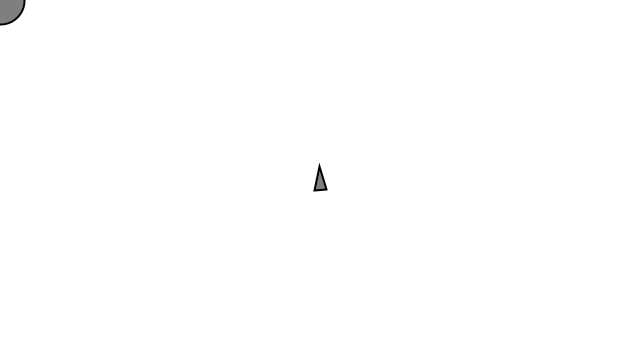
Frame 1 (no input)
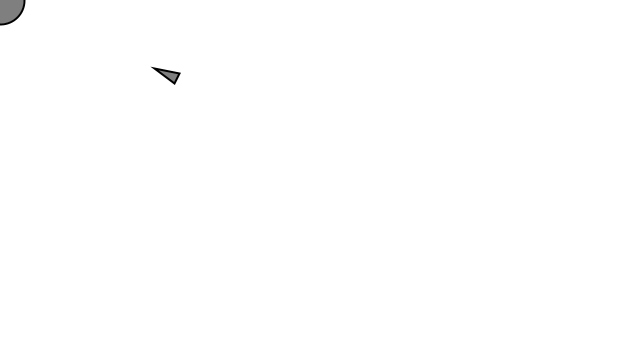
Frame 60 (the mouse pressed at the canvas centre just before this capture)
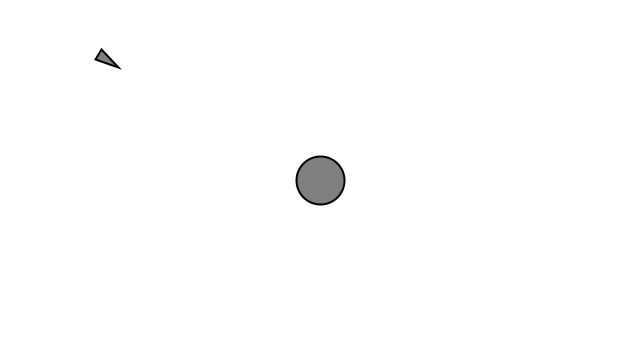
Frame 120 (the mouse held since frame 60 and released just before this capture)

The Processing sketch that drew these frames (run headless with seeded random() and noise(); from frame 60 on, the mouse is pressed at the canvas centre):

// Processing sketch: Example_5_2_Arrive
// ── Example_5_2_Arrive.pde
// The Nature of Code
// Daniel Shiffman
// http://natureofcode.com

// Arriving "vehicle" follows the mouse position

// Implements Craig Reynold's autonomous steering behaviors
// One vehicle "arrive"
// See: http://www.red3d.com/cwr/

Vehicle vehicle;

void setup() {
  size(640, 360);
  vehicle = new Vehicle(width / 2, height / 2);
}

void draw() {
  background(255);
  PVector mouse = new PVector(mouseX, mouseY);

  // Draw an ellipse at the mouse position
  fill(127);
  stroke(0);
  strokeWeight(2);
  circle(mouse.x, mouse.y, 48);

  // Call the appropriate steering behaviors for our agents
  vehicle.arrive(mouse);
  vehicle.update();
  vehicle.show();
}

void mousePressed(){
  save("screenshot.png");
}

// ── Vehicle.pde
// The Nature of Code
// Daniel Shiffman
// http://natureofcode.com

// The "Vehicle" class

class Vehicle {
  PVector position;
  PVector velocity;
  PVector acceleration;
  float r;
  float maxspeed;
  float maxforce;
  
  Vehicle(float x, float y) {
    this.acceleration = new PVector(0, 0);
    this.velocity = new PVector(0, -2);
    this.position = new PVector(x, y);
    this.r = 6;
    this.maxspeed = 4;
    this.maxforce = 0.1;
  }

  // Method to update location
  void update() {
    // Update velocity
    this.velocity.add(this.acceleration);
    // Limit speed
    this.velocity.limit(this.maxspeed);
    this.position.add(this.velocity);
    // Reset accelerationelertion to 0 each cycle
    this.acceleration.mult(0);
  }

  void applyForce(PVector force) {
    // We could add mass here if we want A = F / M
    this.acceleration.add(force);
  }

  // A method that calculates a steering force towards a target
  // STEER = DESIRED MINUS VELOCITY
  void arrive(PVector target) {
    PVector desired = PVector.sub(target, this.position); // A vector pointing from the location to the target
    float d = desired.mag();
    // Scale with arbitrary damping within 100 pixels
    if (d < 100) {
      float m = map(d, 0, 100, 0, this.maxspeed);
      desired.setMag(m);
    } else {
      desired.setMag(this.maxspeed);
    }

    // Steering = Desired minus Velocity
    PVector steer = PVector.sub(desired, this.velocity);
    steer.limit(this.maxforce);  // Limit to maximum steering force
    this.applyForce(steer);
  }

  void show() {
    // Draw a triangle rotated in the direction of velocity
    float angle = this.velocity.heading();
    fill(127);
    stroke(0);
    strokeWeight(2);
    push();
    translate(this.position.x, this.position.y);
    rotate(angle);
    beginShape();
    vertex(this.r * 2, 0);
    vertex(-this.r * 2, -this.r);
    vertex(-this.r * 2, this.r);
    endShape(CLOSE);
    pop();
  }
}
